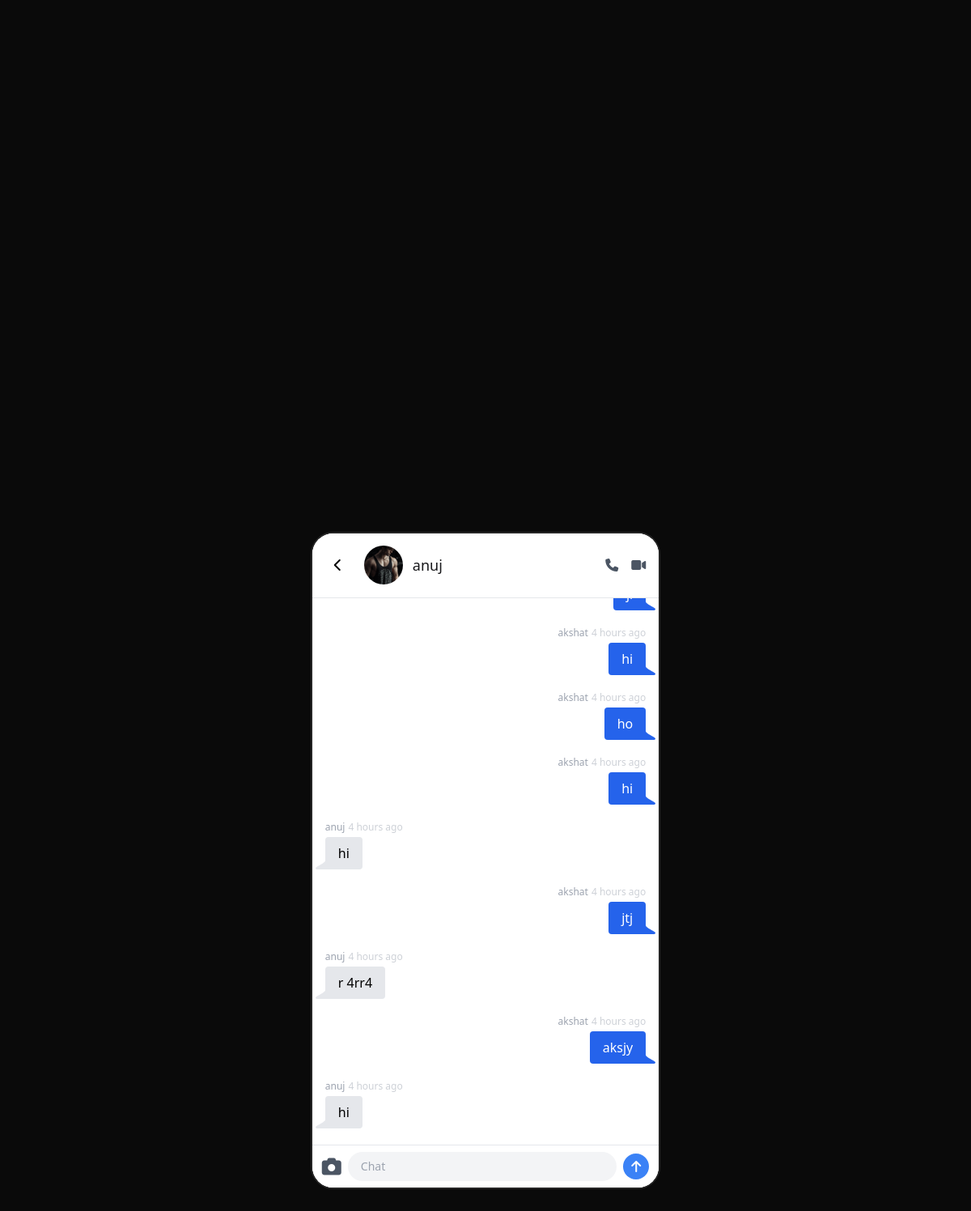
/chat-details/5 (signed in), run on the app's committed database.
### core/models.py (models this page shows, shortened)
class SnapUser(AbstractUser):
    avatar = models.ImageField(upload_to="avatar", default="snaps/default.jpg")
    latitude = models.FloatField(null=True, blank=True)
    longitude = models.FloatField(null=True, blank=True)

class Message(models.Model):
    chat = models.ForeignKey(to=Chat, on_delete=models.CASCADE, related_name="messages")
    sender = models.ForeignKey(
        to=get_user_model(), on_delete=models.CASCADE, related_name="sent_messages"
    )
    receiver = models.ForeignKey(
        to=get_user_model(), on_delete=models.CASCADE, related_name="recieved_messages"
    )
    is_system = models.BooleanField(default=False)
    text = models.TextField()
    created_at = models.DateTimeField(auto_now_add=True)
    image = models.ImageField(upload_to="snaps", null=True, blank=True)

### core/views.py (the view)
# urls.py: path("chat-details/<int:id>", chat_details_view, name="chat-details"),
@login_required
def chat_details_view(request, id):
    chat = get_object_or_404(Chat, pk=id)
    messages = chat.messages.all().order_by("created_at")
    update_streak(chat)
    friend = chat.user1
    if chat.user1 == request.user:
        friend = chat.user2
    if chat.mode == chat.Mode.ON_CLOSE:
        Message.objects.filter(chat=chat, receiver=request.user, sender=friend).delete()
    elif chat.mode == chat.Mode.AFTER_24HR:
        now = timezone.now()
        grace_period = now() - timezone.timedelta(days=1)
        messages = messages.filter(created_at__gte=grace_period)
    return render(
        request,
        "pages/chat-details.html",
        {
            "friend": friend,
            "messages": messages,
            "chat_id": id,
            "chat": chat,
        },
    )

### core/utils.py (called while the page is built)
def has_user_sent_snap_today(chat, user):
    today = timezone.now().date()
    return (
        chat.messages.filter(sender=user, created_at__date=today)
        .exclude(image="")
        .exclude(image=None)
        .exists()
    )

def update_streak(chat: Chat):
    now = timezone.now()
    user1_snap = has_user_sent_snap_today(chat, chat.user1)
    user2_snap = has_user_sent_snap_today(chat, chat.user2)
    print("User1:", chat.user1.username, user1_snap)
    print("User2:", chat.user2.username, user2_snap)
    print("Current streak:", chat.streak)
    if user1_snap and user2_snap:
        if chat.streak_updated_at.date() == now.date() and chat.streak > 0:
            return
        if is_continous_streak(chat.streak_updated_at, now):
            chat.streak += 1
        else:
            chat.streak = 1
        chat.streak_updated_at = now
        chat.save()
    else:
        days_passed = (now.date() - chat.streak_updated_at.date()).days
        if chat.streak > 0 and days_passed > 1:
            chat.streak = 0
            chat.save(update_fields=["streak"])

### core/templates/pages/chat-details.html (shortened to what this page needs)
{% extends 'base.html' %}
{% load humanize %}
{% block content %}
<div class="h-full flex flex-col bg-white">
  <div class="sticky top-0 z-20 h-20 bg-white border-b flex items-center px-4">
    <a
      href="{% url 'home' %}"
      class="size-8 flex items-center justify-center rounded-full hover:bg-neutral-100"
    >
      <i class="fa-solid fa-chevron-left text-black"></i>
    </a>
    <div class="flex items-center gap-3 ml-4">
      <img
        src="{{ friend.avatar.url }}"
        class="w-12 h-12 rounded-full object-cover"
        alt="{{ friend.username }}"
      />
      <span class="text-lg font-medium">{{ friend.username }}</span>
    </div>
    <div class="flex flex-row ml-auto gap-4 text-gray-600">
      <button type="button"><i class="fa-solid fa-phone"></i></button>
      <button type="button"><i class="fa-solid fa-video"></i></button>
    </div>
  </div>
  <main
    id="chat-messages"
    class="flex-1 overflow-y-auto px-4 py-4 left-0 [&::-webkit-scrollbar]:hidden [-ms-overflow-style:none] [scrollbar-width:none]"
  >
    <div id="messages-list" class="flex flex-col justify-end min-h-full space-y-3">
      {% for message in messages %}
        {% if message.sender == request.user %}
          <div class="chat chat-end flex flex-col items-end">
            <div class="chat-header text-xs text-gray-400 mb-1">
              {{ message.sender }}
              <time class="text-xs opacity-50">{{ message.created_at|naturaltime }}</time>
            </div>
            {% if message.text %}
              <div class="chat-bubble bg-blue-600 text-white">
                <p>{{ message.text }}</p>
              </div>
            {% endif %}
          </div>
        {% else %}
          <div class="chat chat-start flex flex-col items-start">
            <div class="chat-header text-xs text-gray-400 mb-1">
              {{ message.sender }}
              <time class="text-xs opacity-50">{{ message.created_at|naturaltime }}</time>
            </div>
            {% if message.text %}
              <div class="chat-bubble bg-gray-200 text-black">
                <p>{{ message.text }}</p>
              </div>
            {% endif %}
          </div>
        {% endif %}
      {% endfor %}
    </div>
  </main>
  <form
    id="chat-form"
    action="{% url 'send-message' friend.id %}"
    method="POST"
    enctype="multipart/form-data"
    class="sticky bottom-0 bg-white border-t border-gray-200 px-3 py-2 flex flex-col gap-2"
  >
    <div class="flex items-center gap-2">
      <button id="file-btn" type="button" class="text-2xl text-gray-600 hover:text-blue-500 transition-colors">
        <i class="fa-solid fa-camera"></i>
      </button>
      <input
        id="message-input"
        type="text"
        name="message"
        placeholder="Chat"
        autocomplete="off"
        class="flex-1 h-9 bg-gray-100 rounded-full px-4 outline-none text-sm focus:ring-1 focus:ring-blue-400"
      />
      <button type="submit" class="w-8 h-8 rounded-full bg-blue-500 text-white flex items-center justify-center hover:bg-blue-600">
        <i class="fa-solid fa-arrow-up"></i>
      </button>
    </div>
  </form>
</div>
{% endblock %}

### core/templates/base.html (style rules this page uses)
body { font-family: "Plus Jakarta Sans", sans-serif; }

### data on the page
SnapUser: avatar (placeholder picture), username "anuj"
Message: sender "akshat", created_at "4 hours ago", text "hi"
Message: sender "akshat", created_at "4 hours ago", text "ho"
Message: sender "akshat", created_at "4 hours ago", text "hi"
Message: sender "anuj", created_at "4 hours ago", text "hi"
Message: sender "akshat", created_at "4 hours ago", text "jtj"
Message: sender "anuj", created_at "4 hours ago", text "r 4rr4"
Message: sender "akshat", created_at "4 hours ago", text "aksjy"
Message: sender "anuj", created_at "4 hours ago", text "hi"
